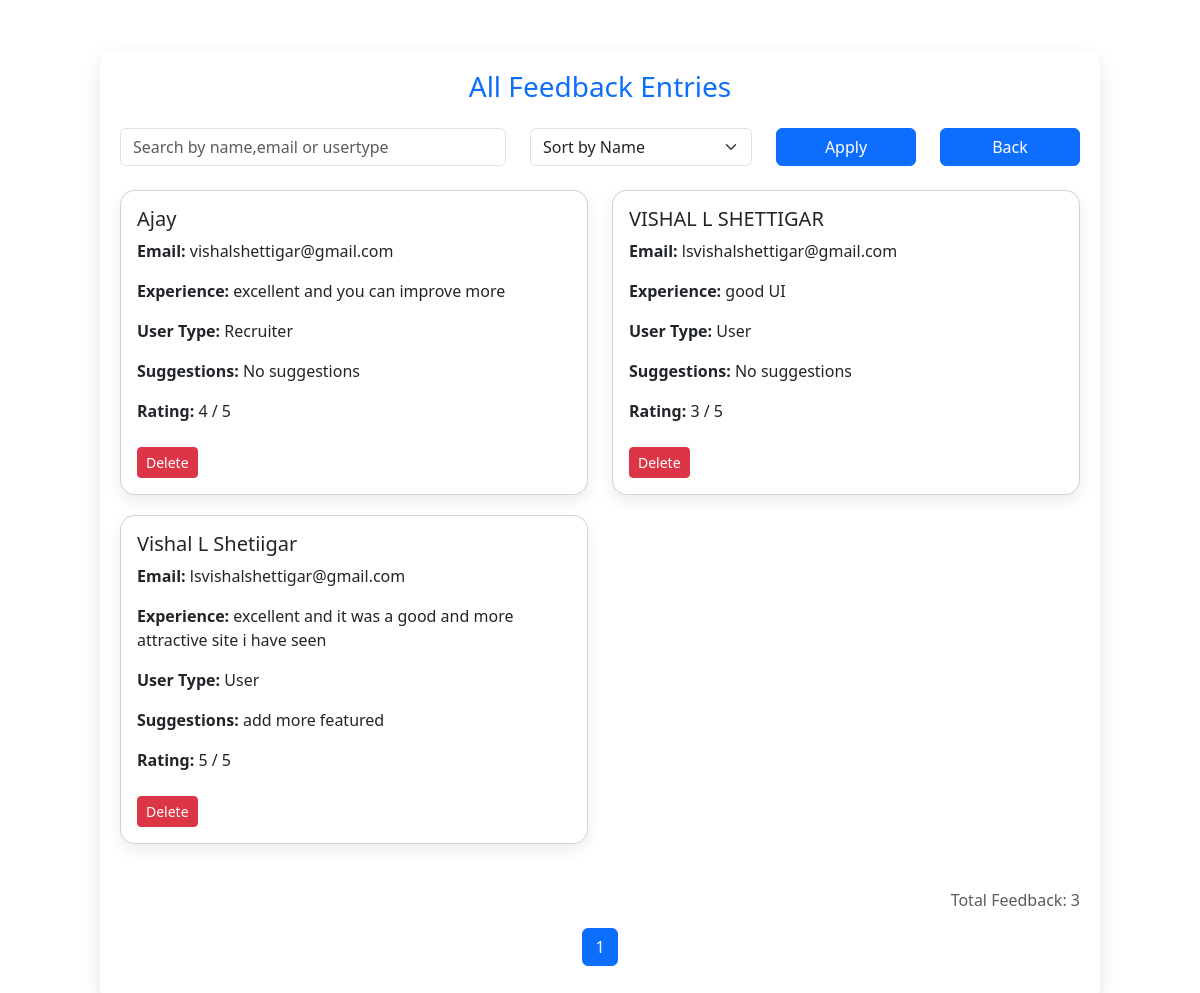
The app's page /view-feedback with its own data.
### tables this page shows
CREATE TABLE feedback (
            id INTEGER PRIMARY KEY AUTOINCREMENT,
            name TEXT,
            email TEXT,
            experience TEXT,
            user_type TEXT,
            suggestions TEXT,
            rating INTEGER
        );

### app.py (the view)
@app.route('/view-feedback')
def view_feedback():
    conn = get_db_connection()
    cursor = conn.cursor()
    search = request.args.get('search', '')
    sort = request.args.get('sort', 'name')
    page = int(request.args.get('page', 1))
    per_page = 6
    query = "SELECT * FROM feedback"
    params = []
    if search:
        query += " WHERE name LIKE ? OR email LIKE ? OR user_type LIKE ?"
        params.extend([f"%{search}%"] * 3)
    if sort == "rating":
        query += " ORDER BY rating DESC"
    else:
        query += f" ORDER BY {sort} ASC"
    cursor.execute(query, params)
    all_feedback = cursor.fetchall()
    total = len(all_feedback)
    total_pages = (total + per_page - 1) // per_page
    feedbacks = all_feedback[(page - 1) * per_page: page * per_page]
    conn.close()
    return render_template('view-feedback.html',
        feedbacks=[dict(row) for row in feedbacks],
        total_feedback=total,
        total_pages=total_pages,
        page=page,
        sort=sort,
        search=search,
        action_status=request.args.get('status')
    )

### app.py (called while the page is built)
def get_db_connection():
    conn = sqlite3.connect('career_counselor.db')
    conn.row_factory = sqlite3.Row
    return conn

### templates/view-feedback.html (shortened to what this page needs)
<!DOCTYPE html>
<html lang="en">
<head>
  <link rel="stylesheet" href="https://cdn.jsdelivr.net/npm/bootstrap@5.3.0/dist/css/bootstrap.min.css">
</head>
<body>
  <div class="container container-box">
    <h3 class="text-center text-primary mb-4">All Feedback Entries</h3>
    <form method="GET" action="/view-feedback" class="row mb-4">
      <div class="col-md-5">
        <input type="text" class="form-control" name="search" placeholder="Search by name,email or usertype" value="{{ request.args.get('search', '') }}">
      </div>
      <div class="col-md-3">
        <select id="sortSelect" name="sort" onchange="this.form.submit()" class="form-select">
    <option value="name" {% if sort=='name' %}selected{% endif %}>Sort by Name</option>
</select>
      </div>
      <div class="col-md-2">
        <button type="submit" class="btn btn-primary w-100">Apply</button>
      </div>
      <div class="col-md-2">
        <a href="/admin-dashboard" class="btn btn-primary w-100">Back</a>
      </div>
    </form>
    <div class="row">
      {% for feedback in feedbacks %}
      <div class="col-md-6">
        <div class="card card-feedback p-3">
          <h5>{{ feedback.name }}</h5>
          <p><strong>Email:</strong> {{ feedback.email }}</p>
          <p><strong>Experience:</strong> {{ feedback.experience }}</p>
          <p><strong>User Type:</strong> {{ feedback.user_type }}</p>
          <p><strong>Suggestions:</strong> {{ feedback.suggestions or "No suggestions" }}</p>
          <p><strong>Rating:</strong> {{ feedback.rating }} / 5</p>
          <div class="mt-2">
            <form action="/delete-feedback/{{ feedback.id }}" method="POST" class="d-inline">
              <button type="submit" class="btn btn-danger btn-sm" onclick="return confirm('Are you sure you want to delete this feedback?')">Delete</button>
            </form>
          </div>
        </div>
      </div>
      {% endfor %}
    </div>
    <p class="mt-4 text-end text-muted">Total Feedback: {{ total_feedback }}</p>
    <nav aria-label="Page navigation">
      <ul class="pagination justify-content-center">
        {% for p in range(1, total_pages + 1) %}
        <li class="page-item {% if p == page %}active{% endif %}">
          <a class="page-link" href="?page={{ p }}&search={{ request.args.get('search', '') }}&sort={{ request.args.get('sort', '') }}">{{ p }}</a>
        </li>
        {% endfor %}
      </ul>
    </nav>
  </div>
</body>
</html>

### templates/view-feedback.html (style rules this page uses)
body { background: url('https://images.unsplash.com/photo-1498050108023-c5249f4df085?auto=format&fit=crop&w=1950&q=80') no-repeat center center fixed; background-size: cover; font-family: 'Segoe UI', sans-serif; padding-top: 50px; }
.container-box { max-width: 1000px; margin: auto; padding: 20px; background: rgba(255, 255, 255, 0.95); border-radius: 15px; box-shadow: 0 8px 20px rgba(0,0,0,0.1); }
.card-feedback { margin-bottom: 20px; border-radius: 15px; box-shadow: 0 6px 15px rgba(0,0,0,0.08); animation: fadeIn 0.6s ease-in-out; }

### records on screen
feedback: name "Ajay", email "vishalshettigar@gmail.com", experience "excellent and you can improve more", user_type "Recruiter", suggestions "No suggestions", rating "4"
feedback: name "VISHAL L SHETTIGAR", email "lsvishalshettigar@gmail.com", experience "good UI", user_type "User", suggestions "No suggestions", rating "3"
feedback: name "Vishal L Shetiigar", email "lsvishalshettigar@gmail.com", experience "excellent and it was a good and more attractive site i have seen", user_type "User", suggestions "add more featured", rating "5"

### other values on screen
{{ total_feedback }} "3"
{{ p }} "1"
